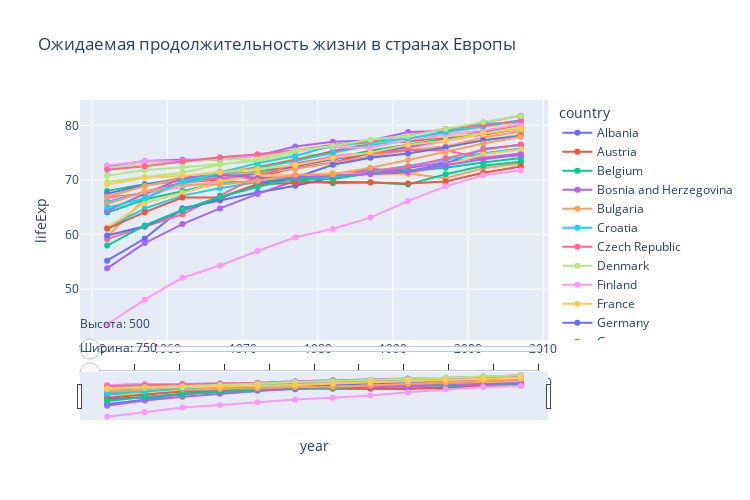

Notebook code cell kept with this figure:
### Code cell
import plotly.express as px
import pandas as pd

# Загрузка данных
data_gapminder = px.data.gapminder()

# Фильтрация данных для Европы
europe_data = data_gapminder[data_gapminder['continent'] == 'Europe']

## 1. Построение базового графика
fig = px.line(
    europe_data,
    x="year",
    y="lifeExp",
    color="country",
    markers=True,
    title="Ожидаемая продолжительность жизни в странах Европы",
    height=500,
    width=750,
    custom_data=['pop', 'gdpPercap', 'country']  # Добавляем дополнительные данные для всплывающего окна
)

## 2. Добавление слайдеров для регулировки размеров
fig.update_layout(
    sliders=[
        # Слайдер для высоты
        {
            'active': 0,
            'currentvalue': {'prefix': 'Высота: '},
            'steps': [{'args': [{'height': h}],
                      'label': str(h),
                      'method': 'relayout'} 
                      for h in range(500, 1050, 50)],
            'y': 0.2
        },
        # Слайдер для ширины
        {
            'active': 0,
            'currentvalue': {'prefix': 'Ширина: '},
            'steps': [{'args': [{'width': w}],
                      'label': str(w),
                      'method': 'relayout'} 
                      for w in range(750, 1550, 50)],
            'y': 0.1
        }
    ]
)

## 3. Добавление слайдеров и кнопок для выбора периода
fig.update_layout(
    xaxis={
        'rangeselector': {
            'buttons': [
                # 5 полных лет
                {
                    'count': 5,
                    'label': '5Y',
                    'step': 'year',
                    'stepmode': 'backward'
                },
                # 5 лет до текущей даты
                {
                    'count': 5,
                    'label': '5YTD',
                    'step': 'year',
                    'stepmode': 'todate'
                },
                # 10 полных лет
                {
                    'count': 10,
                    'label': '10Y',
                    'step': 'year',
                    'stepmode': 'backward'
                },
                # 10 лет до текущей даты
                {
                    'count': 10,
                    'label': '10YTD',
                    'step': 'year',
                    'stepmode': 'todate'
                },
                # 25 полных лет
                {
                    'count': 25,
                    'label': '25Y',
                    'step': 'year',
                    'stepmode': 'backward'
                },
                # 25 лет до текущей даты
                {
                    'count': 25,
                    'label': '25YTD',
                    'step': 'year',
                    'stepmode': 'todate'
                },
                # Полный диапазон
                {
                    'label': 'All',
                    'step': 'all'
                }
            ]
        },
        'rangeslider': {'visible': True}
    }
)

## 4. Настройка всплывающего окна
fig.update_traces(
    hovertemplate="<b>Year</b>: %{x}<br>" +
                  "<b>Life Expectancy</b>: %{y:.2f}<br>" +
                  "<i>Population</i>: %{customdata[0]}<br>" +
                  "<i>GDP per Capita</i>: %{customdata[1]:.2f}<br>" +
                  "<extra>%{customdata[2]}</extra>"
)

## 5. Добавление линий проекций
fig.update_xaxes(
    showspikes=True,
    spikecolor="grey",
    spikesnap="cursor",
    spikemode="toaxis",
    spikedash="dot"
)

fig.update_yaxes(
    showspikes=True,
    spikecolor="grey",
    spikesnap="data",
    spikemode="toaxis",
    spikedash="dot"
)

fig.show()

### Figure 1 — Plotly figure (JSON) as saved in the notebook; plotly's stock layout.template omitted (floating-point values rounded to 4 significant figures)
{"data": [{"customdata": [[1282697, 1601.0, "Albania"], [1476505, 1942.0, "Albania"], [1728137, 2313.0, "Albania"], [1984060, 2760.0, "Albania"], [2263554, 3313.0, "Albania"], [2509048, 3533.0, "Albania"], [2780097, 3631.0, "Albania"], [3075321, 3739.0, "Albania"], [3326498, 2497.0, "Albania"], [3428038, 3193.0, "Albania"], [3508512, 4604.0, "Albania"], [3600523, 5937.0, "Albania"]], "hovertemplate": "<b>Year</b>: %{x}<br><b>Life Expectancy</b>: %{y:.2f}<br><i>Population</i>: %{customdata[0]}<br><i>GDP per Capita</i>: %{customdata[1]:.2f}<br><extra>%{customdata[2]}</extra>", "legendgroup": "Albania", "line": {"color": "#636efa", "dash": "solid"}, "marker": {"symbol": "circle"}, "mode": "lines+markers", "name": "Albania", "orientation": "v", "showlegend": true, "type": "scatter", "x": [1952, 1957, 1962, 1967, 1972, 1977, 1982, 1987, 1992, 1997, 2002, 2007], "xaxis": "x", "y": [55.23, 59.28, 64.82, 66.22, 67.69, 68.93, 70.42, 72.0, 71.58, 72.95, 75.65, 76.42], "yaxis": "y"}, {"customdata": [[6927772, 6137.0, "Austria"], [6965860, 8843.0, "Austria"], [7129864, 10750.0, "Austria"], [7376998, 12830.0, "Austria"], [7544201, 16660.0, "Austria"], [7568430, 19750.0, "Austria"], [7574613, 21600.0, "Austria"], [7578903, 23690.0, "Austria"], [7914969, 27040.0, "Austria"], [8069876, 29100.0, "Austria"], [8148312, 32420.0, "Austria"], [8199783, 36130.0, "Austria"]], "hovertemplate": "<b>Year</b>: %{x}<br><b>Life Expectancy</b>: %{y:.2f}<br><i>Population</i>: %{customdata[0]}<br><i>GDP per Capita</i>: %{customdata[1]:.2f}<br><extra>%{customdata[2]}</extra>", "legendgroup": "Austria", "line": {"color": "#EF553B", "dash": "solid"}, "marker": {"symbol": "circle"}, "mode": "lines+markers", "name": "Austria", "orientation": "v", "showlegend": true, "type": "scatter", "x": [1952, 1957, 1962, 1967, 1972, 1977, 1982, 1987, 1992, 1997, 2002, 2007], "xaxis": "x", "y": [66.8, 67.48, 69.54, 70.14, 70.63, 72.17, 73.18, 74.94, 76.04, 77.51, 78.98, 79.83], "yaxis": "y"}, {"customdata": [[8730405, 8343.0, "Belgium"], [8989111, 9715.0, "Belgium"], [9218400, 10990.0, "Belgium"], [9556500, 13150.0, "Belgium"], [9709100, 16670.0, "Belgium"], [9821800, 19120.0, "Belgium"], [9856303, 20980.0, "Belgium"], [9870200, 22530.0, "Belgium"], [10045622, 25580.0, "Belgium"], [10199787, 27560.0, "Belgium"], [10311970, 30490.0, "Belgium"], [10392226, 33690.0, "Belgium"]], "hovertemplate": "<b>Year</b>: %{x}<br><b>Life Expectancy</b>: %{y:.2f}<br><i>Population</i>: %{customdata[0]}<br><i>GDP per Capita</i>: %{customdata[1]:.2f}<br><extra>%{customdata[2]}</extra>", "legendgroup": "Belgium", "line": {"color": "#00cc96", "dash": "solid"}, "marker": {"symbol": "circle"}, "mode": "lines+markers", "name": "Belgium", "orientation": "v", "showlegend": true, "type": "scatter", "x": [1952, 1957, 1962, 1967, 1972, 1977, 1982, 1987, 1992, 1997, 2002, 2007], "xaxis": "x", "y": [68.0, 69.24, 70.25, 70.94, 71.44, 72.8, 73.93, 75.35, 76.46, 77.53, 78.32, 79.44], "yaxis": "y"}, {"customdata": [[2791000, 973.5, "Bosnia and Herzegovina"], [3076000, 1354.0, "Bosnia and Herzegovina"], [3349000, 1710.0, "Bosnia and Herzegovina"], [3585000, 2172.0, "Bosnia and Herzegovina"], [3819000, 2860.0, "Bosnia and Herzegovina"], [4086000, 3528.0, "Bosnia and Herzegovina"], [4172693, 4127.0, "Bosnia and Herzegovina"], [4338977, 4314.0, "Bosnia and Herzegovina"], [4256013, 2547.0, "Bosnia and Herzegovina"], [3607000, 4766.0, "Bosnia and Herzegovina"], [4165416, 6019.0, "Bosnia and Herzegovina"], [4552198, 7446.0, "Bosnia and Herzegovina"]], "hovertemplate": "<b>Year</b>: %{x}<br><b>Life Expectancy</b>: %{y:.2f}<br><i>Population</i>: %{customdata[0]}<br><i>GDP per Capita</i>: %{customdata[1]:.2f}<br><extra>%{customdata[2]}</extra>", "legendgroup": "Bosnia and Herzegovina", "line": {"color": "#ab63fa", "dash": "solid"}, "marker": {"symbol": "circle"}, "mode": "lines+markers", "name": "Bosnia and Herzegovina", "orientation": "v", "showlegend": true, "type": "scatter", "x": [1952, 1957, 1962, 1967, 1972, 1977, 1982, 1987, 1992, 1997, 2002, 2007], "xaxis": "x", "y": [53.82, 58.45, 61.93, 64.79, 67.45, 69.86, 70.69, 71.14, 72.18, 73.24, 74.09, 74.85], "yaxis": "y"}, {"customdata": [[7274900, 2444.0, "Bulgaria"], [7651254, 3009.0, "Bulgaria"], [8012946, 4254.0, "Bulgaria"], [8310226, 5577.0, "Bulgaria"], [8576200, 6597.0, "Bulgaria"], [8797022, 7612.0, "Bulgaria"], [8892098, 8224.0, "Bulgaria"], [8971958, 8240.0, "Bulgaria"], [8658506, 6303.0, "Bulgaria"], [8066057, 5970.0, "Bulgaria"], [7661799, 7697.0, "Bulgaria"], [7322858, 10680.0, "Bulgaria"]], "hovertemplate": "<b>Year</b>: %{x}<br><b>Life Expectancy</b>: %{y:.2f}<br><i>Population</i>: %{customdata[0]}<br><i>GDP per Capita</i>: %{customdata[1]:.2f}<br><extra>%{customdata[2]}</extra>", "legendgroup": "Bulgaria", "line": {"color": "#FFA15A", "dash": "solid"}, "marker": {"symbol": "circle"}, "mode": "lines+markers", "name": "Bulgaria", "orientation": "v", "showlegend": true, "type": "scatter", "x": [1952, 1957, 1962, 1967, 1972, 1977, 1982, 1987, 1992, 1997, 2002, 2007], "xaxis": "x", "y": [59.6, 66.61, 69.51, 70.42, 70.9, 70.81, 71.08, 71.34, 71.19, 70.32, 72.14, 73.0], "yaxis": "y"}, {"customdata": [[3882229, 3119.0, "Croatia"], [3991242, 4338.0, "Croatia"], [4076557, 5478.0, "Croatia"], [4174366, 6960.0, "Croatia"], [4225310, 9164.0, "Croatia"], [4318673, 11310.0, "Croatia"], [4413368, 13220.0, "Croatia"], [4484310, 13820.0, "Croatia"], [4494013, 8448.0, "Croatia"], [4444595, 9876.0, "Croatia"], [4481020, 11630.0, "Croatia"], [4493312, 14620.0, "Croatia"]], "hovertemplate": "<b>Year</b>: %{x}<br><b>Life Expectancy</b>: %{y:.2f}<br><i>Population</i>: %{customdata[0]}<br><i>GDP per Capita</i>: %{customdata[1]:.2f}<br><extra>%{customdata[2]}</extra>", "legendgroup": "Croatia", "line": {"color": "#19d3f3", "dash": "solid"}, "marker": {"symbol": "circle"}, "mode": "lines+markers", "name": "Croatia", "orientation": "v", "showlegend": true, "type": "scatter", "x": [1952, 1957, 1962, 1967, 1972, 1977, 1982, 1987, 1992, 1997, 2002, 2007], "xaxis": "x", "y": [61.21, 64.77, 67.13, 68.5, 69.61, 70.64, 70.46, 71.52, 72.53, 73.68, 74.88, 75.75], "yaxis": "y"}, {"customdata": [[9125183, 6876.0, "Czech Republic"], [9513758, 8256.0, "Czech Republic"], [9620282, 10140.0, "Czech Republic"], [9835109, 11400.0, "Czech Republic"], [9862158, 13110.0, "Czech Republic"], [10161915, 14800.0, "Czech Republic"], [10303704, 15380.0, "Czech Republic"], [10311597, 16310.0, "Czech Republic"], [10315702, 14300.0, "Czech Republic"], [10300707, 16050.0, "Czech Republic"], [10256295, 17600.0, "Czech Republic"], [10228744, 22830.0, "Czech Republic"]], "hovertemplate": "<b>Year</b>: %{x}<br><b>Life Expectancy</b>: %{y:.2f}<br><i>Population</i>: %{customdata[0]}<br><i>GDP per Capita</i>: %{customdata[1]:.2f}<br><extra>%{customdata[2]}</extra>", "legendgroup": "Czech Republic", "line": {"color": "#FF6692", "dash": "solid"}, "marker": {"symbol": "circle"}, "mode": "lines+markers", "name": "Czech Republic", "orientation": "v", "showlegend": true, "type": "scatter", "x": [1952, 1957, 1962, 1967, 1972, 1977, 1982, 1987, 1992, 1997, 2002, 2007], "xaxis": "x", "y": [66.87, 69.03, 69.9, 70.38, 70.29, 70.71, 70.96, 71.58, 72.4, 74.01, 75.51, 76.49], "yaxis": "y"}, {"customdata": [[4334000, 9692.0, "Denmark"], [4487831, 11100.0, "Denmark"], [4646899, 13580.0, "Denmark"], [4838800, 15940.0, "Denmark"], [4991596, 18870.0, "Denmark"], [5088419, 20420.0, "Denmark"], [5117810, 21690.0, "Denmark"], [5127024, 25120.0, "Denmark"], [5171393, 26410.0, "Denmark"], [5283663, 29800.0, "Denmark"], [5374693, 32170.0, "Denmark"], [5468120, 35280.0, "Denmark"]], "hovertemplate": "<b>Year</b>: %{x}<br><b>Life Expectancy</b>: %{y:.2f}<br><i>Population</i>: %{customdata[0]}<br><i>GDP per Capita</i>: %{customdata[1]:.2f}<br><extra>%{customdata[2]}</extra>", "legendgroup": "Denmark", "line": {"color": "#B6E880", "dash": "solid"}, "marker": {"symbol": "circle"}, "mode": "lines+markers", "name": "Denmark", "orientation": "v", "showlegend": true, "type": "scatter", "x": [1952, 1957, 1962, 1967, 1972, 1977, 1982, 1987, 1992, 1997, 2002, 2007], "xaxis": "x", "y": [70.78, 71.81, 72.35, 72.96, 73.47, 74.69, 74.63, 74.8, 75.33, 76.11, 77.18, 78.33], "yaxis": "y"}, {"customdata": [[4090500, 6425.0, "Finland"], [4324000, 7545.0, "Finland"], [4491443, 9372.0, "Finland"], [4605744, 10920.0, "Finland"], [4639657, 14360.0, "Finland"], [4738902, 15610.0, "Finland"], [4826933, 18530.0, "Finland"], [4931729, 21140.0, "Finland"], [5041039, 20650.0, "Finland"], [5134406, 23720.0, "Finland"], [5193039, 28200.0, "Finland"], [5238460, 33210.0, "Finland"]], "hovertemplate": "<b>Year</b>: %{x}<br><b>Life Expectancy</b>: %{y:.2f}<br><i>Population</i>: %{customdata[0]}<br><i>GDP per Capita</i>: %{customdata[1]:.2f}<br><extra>%{customdata[2]}</extra>", "legendgroup": "Finland", "line": {"color": "#FF97FF", "dash": "solid"}, "marker": {"symbol": "circle"}, "mode": "lines+markers", "name": "Finland", "orientation": "v", "showlegend": true, "type": "scatter", "x": [1952, 1957, 1962, 1967, 1972, 1977, 1982, 1987, 1992, 1997, 2002, 2007], "xaxis": "x", "y": [66.55, 67.49, 68.75, 69.83, 70.87, 72.52, 74.55, 74.83, 75.7, 77.13, 78.37, 79.31], "yaxis": "y"}, {"customdata": [[42459667, 7030.0, "France"], [44310863, 8663.0, "France"], [47124000, 10560.0, "France"], [49569000, 13000.0, "France"], [51732000, 16110.0, "France"], [53165019, 18290.0, "France"], [54433565, 20290.0, "France"], [55630100, 22070.0, "France"], [57374179, 24700.0, "France"], [58623428, 25890.0, "France"], [59925035, 28930.0, "France"], [61083916, 30470.0, "France"]], "hovertemplate": "<b>Year</b>: %{x}<br><b>Life Expectancy</b>: %{y:.2f}<br><i>Population</i>: %{customdata[0]}<br><i>GDP per Capita</i>: %{customdata[1]:.2f}<br><extra>%{customdata[2]}</extra>", "legendgroup": "France", "line": {"color": "#FECB52", "dash": "solid"}, "marker": {"symbol": "circle"}, "mode": "lines+markers", "name": "France", "orientation": "v", "showlegend": true, "type": "scatter", "x": [1952, 1957, 1962, 1967, 1972, 1977, 1982, 1987, 1992, 1997, 2002, 2007], "xaxis": "x", "y": [67.41, 68.93, 70.51, 71.55, 72.38, 73.83, 74.89, 76.34, 77.46, 78.64, 79.59, 80.66], "yaxis": "y"}, {"customdata": [[69145952, 7144.0, "Germany"], [71019069, 10190.0, "Germany"], [73739117, 12900.0, "Germany"], [76368453, 14750.0, "Germany"], [78717088, 18020.0, "Germany"], [78160773, 20510.0, "Germany"], [78335266, 22030.0, "Germany"], [77718298, 24640.0, "Germany"], [80597764, 26510.0, "Germany"], [82011073, 27790.0, "Germany"], [82350671, 30040.0, "Germany"], [82400996, 32170.0, "Germany"]], "hovertemplate": "<b>Year</b>: %{x}<br><b>Life Expectancy</b>: %{y:.2f}<br><i>Population</i>: %{customdata[0]}<br><i>GDP per Capita</i>: %{customdata[1]:.2f}<br><extra>%{customdata[2]}</extra>", "legendgroup": "Germany", "line": {"color": "#636efa", "dash": "solid"}, "marker": {"symbol": "circle"}, "mode": "lines+markers", "name": "Germany", "orientation": "v", "showlegend": true, "type": "scatter", "x": [1952, 1957, 1962, 1967, 1972, 1977, 1982, 1987, 1992, 1997, 2002, 2007], "xaxis": "x", "y": [67.5, 69.1, 70.3, 70.8, 71.0, 72.5, 73.8, 74.85, 76.07, 77.34, 78.67, 79.41], "yaxis": "y"}, {"customdata": [[7733250, 3531.0, "Greece"], [8096218, 4916.0, "Greece"], [8448233, 6017.0, "Greece"], [8716441, 8513.0, "Greece"], [8888628, 12720.0, "Greece"], [9308479, 14200.0, "Greece"], [9786480, 15270.0, "Greece"], [9974490, 16120.0, "Greece"], [10325429, 17540.0, "Greece"], [10502372, 18750.0, "Greece"], [10603863, 22510.0, "Greece"], [10706290, 27540.0, "Greece"]], "hovertemplate": "<b>Year</b>: %{x}<br><b>Life Expectancy</b>: %{y:.2f}<br><i>Population</i>: %{customdata[0]}<br><i>GDP per Capita</i>: %{customdata[1]:.2f}<br><extra>%{customdata[2]}</extra>", "legendgroup": "Greece", "line": {"color": "#EF553B", "dash": "solid"}, "marker": {"symbol": "circle"}, "mode": "lines+markers", "name": "Greece", "orientation": "v", "showlegend": true, "type": "scatter", "x": [1952, 1957, 1962, 1967, 1972, 1977, 1982, 1987, 1992, 1997, 2002, 2007], "xaxis": "x", "y": [65.86, 67.86, 69.51, 71.0, 72.34, 73.68, 75.24, 76.67, 77.03, 77.87, 78.26, 79.48], "yaxis": "y"}, {"customdata": [[9504000, 5264.0, "Hungary"], [9839000, 6040.0, "Hungary"], [10063000, 7550.0, "Hungary"], [10223422, 9327.0, "Hungary"], [10394091, 10170.0, "Hungary"], [10637171, 11670.0, "Hungary"], [10705535, 12550.0, "Hungary"], [10612740, 12990.0, "Hungary"], [10348684, 10540.0, "Hungary"], [10244684, 11710.0, "Hungary"], [10083313, 14840.0, "Hungary"], [9956108, 18010.0, "Hungary"]], "hovertemplate": "<b>Year</b>: %{x}<br><b>Life Expectancy</b>: %{y:.2f}<br><i>Population</i>: %{customdata[0]}<br><i>GDP per Capita</i>: %{customdata[1]:.2f}<br><extra>%{customdata[2]}</extra>", "legendgroup": "Hungary", "line": {"color": "#00cc96", "dash": "solid"}, "marker": {"symbol": "circle"}, "mode": "lines+markers", "name": "Hungary", "orientation": "v", "showlegend": true, "type": "scatter", "x": [1952, 1957, 1962, 1967, 1972, 1977, 1982, 1987, 1992, 1997, 2002, 2007], "xaxis": "x", "y": [64.03, 66.41, 67.96, 69.5, 69.76, 69.95, 69.39, 69.58, 69.17, 71.04, 72.59, 73.34], "yaxis": "y"}, {"customdata": [[147962, 7268.0, "Iceland"], [165110, 9244.0, "Iceland"], [182053, 10350.0, "Iceland"], [198676, 13320.0, "Iceland"], [209275, 15800.0, "Iceland"], [221823, 19650.0, "Iceland"], [233997, 23270.0, "Iceland"], [244676, 26920.0, "Iceland"], [259012, 25140.0, "Iceland"], [271192, 28060.0, "Iceland"], [288030, 31160.0, "Iceland"], [301931, 36180.0, "Iceland"]], "hovertemplate": "<b>Year</b>: %{x}<br><b>Life Expectancy</b>: %{y:.2f}<br><i>Population</i>: %{customdata[0]}<br><i>GDP per Capita</i>: %{customdata[1]:.2f}<br><extra>%{customdata[2]}</extra>", "legendgroup": "Iceland", "line": {"color": "#ab63fa", "dash": "solid"}, "marker": {"symbol": "circle"}, "mode": "lines+markers", "name": "Iceland", "orientation": "v", "showlegend": true, "type": "scatter", "x": [1952, 1957, 1962, 1967, 1972, 1977, 1982, 1987, 1992, 1997, 2002, 2007], "xaxis": "x", "y": [72.49, 73.47, 73.68, 73.73, 74.46, 76.11, 76.99, 77.23, 78.77, 78.95, 80.5, 81.76], "yaxis": "y"}, {"customdata": [[2952156, 5210.0, "Ireland"], [2878220, 5599.0, "Ireland"], [2830000, 6632.0, "Ireland"], [2900100, 7656.0, "Ireland"], [3024400, 9531.0, "Ireland"], [3271900, 11150.0, "Ireland"], [3480000, 12620.0, "Ireland"], [3539900, 13870.0, "Ireland"], [3557761, 17560.0, "Ireland"], [3667233, 24520.0, "Ireland"], [3879155, 34080.0, "Ireland"], [4109086, 40680.0, "Ireland"]], "hovertemplate": "<b>Year</b>: %{x}<br><b>Life Expectancy</b>: %{y:.2f}<br><i>Population</i>: %{customdata[0]}<br><i>GDP per Capita</i>: %{customdata[1]:.2f}<br><extra>%{customdata[2]}</extra>", "legendgroup": "Ireland", "line": {"color": "#FFA15A", "dash": "solid"}, "marker": {"symbol": "circle"}, "mode": "lines+markers", "name": "Ireland", "orientation": "v", "showlegend": true, "type": "scatter", "x": [1952, 1957, 1962, 1967, 1972, 1977, 1982, 1987, 1992, 1997, 2002, 2007], "xaxis": "x", "y": [66.91, 68.9, 70.29, 71.08, 71.28, 72.03, 73.1, 74.36, 75.47, 76.12, 77.78, 78.89], "yaxis": "y"}, {"customdata": [[47666000, 4931.0, "Italy"], [49182000, 6249.0, "Italy"], [50843200, 8244.0, "Italy"], [52667100, 10020.0, "Italy"], [54365564, 12270.0, "Italy"], [56059245, 14260.0, "Italy"], [56535636, 16540.0, "Italy"], [56729703, 19210.0, "Italy"], [56840847, 22010.0, "Italy"], [57479469, 24680.0, "Italy"], [57926999, 27970.0, "Italy"], [58147733, 28570.0, "Italy"]], "hovertemplate": "<b>Year</b>: %{x}<br><b>Life Expectancy</b>: %{y:.2f}<br><i>Population</i>: %{customdata[0]}<br><i>GDP per Capita</i>: %{customdata[1]:.2f}<br><extra>%{customdata[2]}</extra>", "legendgroup": "Italy", "line": {"color": "#19d3f3", "dash": "solid"}, "marker": {"symbol": "circle"}, "mode": "lines+markers", "name": "Italy", "orientation": "v", "showlegend": true, "type": "scatter", "x": [1952, 1957, 1962, 1967, 1972, 1977, 1982, 1987, 1992, 1997, 2002, 2007], "xaxis": "x", "y": [65.94, 67.81, 69.24, 71.06, 72.19, 73.48, 74.98, 76.42, 77.44, 78.82, 80.24, 80.55], "yaxis": "y"}, {"customdata": [[413834, 2648.0, "Montenegro"], [442829, 3682.0, "Montenegro"], [474528, 4650.0, "Montenegro"], [501035, 5908.0, "Montenegro"], [527678, 7778.0, "Montenegro"], [560073, 9596.0, "Montenegro"], [562548, 11220.0, "Montenegro"], [569473, 11730.0, "Montenegro"], [621621, 7003.0, "Montenegro"], [692651, 6466.0, "Montenegro"], [720230, 6557.0, "Montenegro"], [684736, 9254.0, "Montenegro"]], "hovertemplate": "<b>Year</b>: %{x}<br><b>Life Expectancy</b>: %{y:.2f}<br><i>Population</i>: %{customdata[0]}<br><i>GDP per Capita</i>: %{customdata[1]:.2f}<br><extra>%{customdata[2]}</extra>", "legendgroup": "Montenegro", "line": {"color": "#FF6692", "dash": "solid"}, "marker": {"symbol": "circle"}, "mode": "lines+markers", "name": "Montenegro", "orientation": "v", "showlegend": true, "type": "scatter", "x": [1952, 1957, 1962, 1967, 1972, 1977, 1982, 1987, 1992, 1997, 2002, 2007], "xaxis": "x", "y": [59.16, 61.45, 63.73, 67.18, 70.64, 73.07, 74.1, 74.86, 75.44, 75.44, 73.98, 74.54], "yaxis": "y"}, {"customdata": [[10381988, 8942.0, "Netherlands"], [11026383, 11280.0, "Netherlands"], [11805689, 12790.0, "Netherlands"], [12596822, 15360.0, "Netherlands"], [13329874, 18790.0, "Netherlands"], [13852989, 21210.0, "Netherlands"], [14310401, 21400.0, "Netherlands"], [14665278, 23650.0, "Netherlands"], [15174244, 26790.0, "Netherlands"], [15604464, 30250.0, "Netherlands"], [16122830, 33720.0, "Netherlands"], [16570613, 36800.0, "Netherlands"]], "hovertemplate": "<b>Year</b>: %{x}<br><b>Life Expectancy</b>: %{y:.2f}<br><i>Population</i>: %{customdata[0]}<br><i>GDP per Capita</i>: %{customdata[1]:.2f}<br><extra>%{customdata[2]}</extra>", "legendgroup": "Netherlands", "line": {"color": "#B6E880", "dash": "solid"}, "marker": {"symbol": "circle"}, "mode": "lines+markers", "name": "Netherlands", "orientation": "v", "showlegend": true, "type": "scatter", "x": [1952, 1957, 1962, 1967, 1972, 1977, 1982, 1987, 1992, 1997, 2002, 2007], "xaxis": "x", "y": [72.13, 72.99, 73.23, 73.82, 73.75, 75.24, 76.05, 76.83, 77.42, 78.03, 78.53, 79.76], "yaxis": "y"}, {"customdata": [[3327728, 10100.0, "Norway"], [3491938, 11650.0, "Norway"], [3638919, 13450.0, "Norway"], [3786019, 16360.0, "Norway"], [3933004, 18970.0, "Norway"], [4043205, 23310.0, "Norway"], [4114787, 26300.0, "Norway"], [4186147, 31540.0, "Norway"], [4286357, 33970.0, "Norway"], [4405672, 41280.0, "Norway"], [4535591, 44680.0, "Norway"], [4627926, 49360.0, "Norway"]], "hovertemplate": "<b>Year</b>: %{x}<br><b>Life Expectancy</b>: %{y:.2f}<br><i>Population</i>: %{customdata[0]}<br><i>GDP per Capita</i>: %{customdata[1]:.2f}<br><extra>%{customdata[2]}</extra>", "legendgroup": "Norway", "line": {"color": "#FF97FF", "dash": "solid"}, "marker": {"symbol": "circle"}, "mode": "lines+markers", "name": "Norway", "orientation": "v", "showlegend": true, "type": "scatter", "x": [1952, 1957, 1962, 1967, 1972, 1977, 1982, 1987, 1992, 1997, 2002, 2007], "xaxis": "x", "y": [72.67, 73.44, 73.47, 74.08, 74.34, 75.37, 75.97, 75.89, 77.32, 78.32, 79.05, 80.2], "yaxis": "y"}, {"customdata": [[25730551, 4029.0, "Poland"], [28235346, 4734.0, "Poland"], [30329617, 5339.0, "Poland"], [31785378, 6557.0, "Poland"], [33039545, 8007.0, "Poland"], [34621254, 9508.0, "Poland"], [36227381, 8452.0, "Poland"], [37740710, 9082.0, "Poland"], [38370697, 7739.0, "Poland"], [38654957, 10160.0, "Poland"], [38625976, 12000.0, "Poland"], [38518241, 15390.0, "Poland"]], "hovertemplate": "<b>Year</b>: %{x}<br><b>Life Expectancy</b>: %{y:.2f}<br><i>Population</i>: %{customdata[0]}<br><i>GDP per Capita</i>: %{customdata[1]:.2f}<br><extra>%{customdata[2]}</extra>", "legendgroup": "Poland", "line": {"color": "#FECB52", "dash": "solid"}, "marker": {"symbol": "circle"}, "mode": "lines+markers", "name": "Poland", "orientation": "v", "showlegend": true, "type": "scatter", "x": [1952, 1957, 1962, 1967, 1972, 1977, 1982, 1987, 1992, 1997, 2002, 2007], "xaxis": "x", "y": [61.31, 65.77, 67.64, 69.61, 70.85, 70.67, 71.32, 70.98, 70.99, 72.75, 74.67, 75.56], "yaxis": "y"}, {"customdata": [[8526050, 3068.0, "Portugal"], [8817650, 3775.0, "Portugal"], [9019800, 4728.0, "Portugal"], [9103000, 6362.0, "Portugal"], [8970450, 9022.0, "Portugal"], [9662600, 10170.0, "Portugal"], [9859650, 11750.0, "Portugal"], [9915289, 13040.0, "Portugal"], [9927680, 16210.0, "Portugal"], [10156415, 17640.0, "Portugal"], [10433867, 19970.0, "Portugal"], [10642836, 20510.0, "Portugal"]], "hovertemplate": "<b>Year</b>: %{x}<br><b>Life Expectancy</b>: %{y:.2f}<br><i>Population</i>: %{customdata[0]}<br><i>GDP per Capita</i>: %{customdata[1]:.2f}<br><extra>%{customdata[2]}</extra>", "legendgroup": "Portugal", "line": {"color": "#636efa", "dash": "solid"}, "marker": {"symbol": "circle"}, "mode": "lines+markers", "name": "Portugal", "orientation": "v", "showlegend": true, "type": "scatter", "x": [1952, 1957, 1962, 1967, 1972, 1977, 1982, 1987, 1992, 1997, 2002, 2007], "xaxis": "x", "y": [59.82, 61.51, 64.39, 66.6, 69.26, 70.41, 72.77, 74.06, 74.86, 75.97, 77.29, 78.1], "yaxis": "y"}, {"customdata": [[16630000, 3145.0, "Romania"], [17829327, 3943.0, "Romania"], [18680721, 4735.0, "Romania"], [19284814, 6471.0, "Romania"], [20662648, 8011.0, "Romania"], [21658597, 9356.0, "Romania"], [22356726, 9605.0, "Romania"], [22686371, 9696.0, "Romania"], [22797027, 6598.0, "Romania"], [22562458, 7347.0, "Romania"], [22404337, 7885.0, "Romania"], [22276056, 10810.0, "Romania"]], "hovertemplate": "<b>Year</b>: %{x}<br><b>Life Expectancy</b>: %{y:.2f}<br><i>Population</i>: %{customdata[0]}<br><i>GDP per Capita</i>: %{customdata[1]:.2f}<br><extra>%{customdata[2]}</extra>", "legendgroup": "Romania", "line": {"color": "#EF553B", "dash": "solid"}, "marker": {"symbol": "circle"}, "mode": "lines+markers", "name": "Romania", "orientation": "v", "showlegend": true, "type": "scatter", "x": [1952, 1957, 1962, 1967, 1972, 1977, 1982, 1987, 1992, 1997, 2002, 2007], "xaxis": "x", "y": [61.05, 64.1, 66.8, 66.8, 69.21, 69.46, 69.66, 69.53, 69.36, 69.72, 71.32, 72.48], "yaxis": "y"}, {"customdata": [[6860147, 3581.0, "Serbia"], [7271135, 4981.0, "Serbia"], [7616060, 6290.0, "Serbia"], [7971222, 7992.0, "Serbia"], [8313288, 10520.0, "Serbia"], [8686367, 12980.0, "Serbia"], [9032824, 15180.0, "Serbia"], [9230783, 15870.0, "Serbia"], [9826397, 9325.0, "Serbia"], [10336594, 7914.0, "Serbia"], [10111559, 7236.0, "Serbia"], [10150265, 9787.0, "Serbia"]], "hovertemplate": "<b>Year</b>: %{x}<br><b>Life Expectancy</b>: %{y:.2f}<br><i>Population</i>: %{customdata[0]}<br><i>GDP per Capita</i>: %{customdata[1]:.2f}<br><extra>%{customdata[2]}</extra>", "legendgroup": "Serbia", "line": {"color": "#00cc96", "dash": "solid"}, "marker": {"symbol": "circle"}, "mode": "lines+markers", "name": "Serbia", "orientation": "v", "showlegend": true, "type": "scatter", "x": [1952, 1957, 1962, 1967, 1972, 1977, 1982, 1987, 1992, 1997, 2002, 2007], "xaxis": "x", "y": [58.0, 61.69, 64.53, 66.91, 68.7, 70.3, 70.16, 71.22, 71.66, 72.23, 73.21, 74.0], "yaxis": "y"}, {"customdata": [[3558137, 5075.0, "Slovak Republic"], [3844277, 6093.0, "Slovak Republic"], [4237384, 7481.0, "Slovak Republic"], [4442238, 8413.0, "Slovak Republic"], [4593433, 9674.0, "Slovak Republic"], [4827803, 10920.0, "Slovak Republic"], [5048043, 11350.0, "Slovak Republic"], [5199318, 12040.0, "Slovak Republic"], [5302888, 9498.0, "Slovak Republic"], [5383010, 12130.0, "Slovak Republic"], [5410052, 13640.0, "Slovak Republic"], [5447502, 18680.0, "Slovak Republic"]], "hovertemplate": "<b>Year</b>: %{x}<br><b>Life Expectancy</b>: %{y:.2f}<br><i>Population</i>: %{customdata[0]}<br><i>GDP per Capita</i>: %{customdata[1]:.2f}<br><extra>%{customdata[2]}</extra>", "legendgroup": "Slovak Republic", "line": {"color": "#ab63fa", "dash": "solid"}, "marker": {"symbol": "circle"}, "mode": "lines+markers", "name": "Slovak Republic", "orientation": "v", "showlegend": true, "type": "scatter", "x": [1952, 1957, 1962, 1967, 1972, 1977, 1982, 1987, 1992, 1997, 2002, 2007], "xaxis": "x", "y": [64.36, 67.45, 70.33, 70.98, 70.35, 70.45, 70.8, 71.08, 71.38, 72.71, 73.8, 74.66], "yaxis": "y"}, {"customdata": [[1489518, 4215.0, "Slovenia"], [1533070, 5862.0, "Slovenia"], [1582962, 7402.0, "Slovenia"], [1646912, 9405.0, "Slovenia"], [1694510, 12380.0, "Slovenia"], [1746919, 15280.0, "Slovenia"], [1861252, 17870.0, "Slovenia"], [1945870, 18680.0, "Slovenia"], [1999210, 14210.0, "Slovenia"], [2011612, 17160.0, "Slovenia"], [2011497, 20660.0, "Slovenia"], [2009245, 25770.0, "Slovenia"]], "hovertemplate": "<b>Year</b>: %{x}<br><b>Life Expectancy</b>: %{y:.2f}<br><i>Population</i>: %{customdata[0]}<br><i>GDP per Capita</i>: %{customdata[1]:.2f}<br><extra>%{customdata[2]}</extra>", "legendgroup": "Slovenia", "line": {"color": "#FFA15A", "dash": "solid"}, "marker": {"symbol": "circle"}, "mode": "lines+markers", "name": "Slovenia", "orientation": "v", "showlegend": true, "type": "scatter", "x": [1952, 1957, 1962, 1967, 1972, 1977, 1982, 1987, 1992, 1997, 2002, 2007], "xaxis": "x", "y": [65.57, 67.85, 69.15, 69.18, 69.82, 70.97, 71.06, 72.25, 73.64, 75.13, 76.66, 77.93], "yaxis": "y"}, {"customdata": [[28549870, 3834.0, "Spain"], [29841614, 4565.0, "Spain"], [31158061, 5694.0, "Spain"], [32850275, 7994.0, "Spain"], [34513161, 10640.0, "Spain"], [36439000, 13240.0, "Spain"], [37983310, 13930.0, "Spain"], [38880702, 15760.0, "Spain"], [39549438, 18600.0, "Spain"], [39855442, 20450.0, "Spain"], [40152517, 24840.0, "Spain"], [40448191, 28820.0, "Spain"]], "hovertemplate": "<b>Year</b>: %{x}<br><b>Life Expectancy</b>: %{y:.2f}<br><i>Population</i>: %{customdata[0]}<br><i>GDP per Capita</i>: %{customdata[1]:.2f}<br><extra>%{customdata[2]}</extra>", "legendgroup": "Spain", "line": {"color": "#19d3f3", "dash": "solid"}, "marker": {"symbol": "circle"}, "mode": "lines+markers", "name": "Spain", "orientation": "v", "showlegend": true, "type": "scatter", "x": [1952, 1957, 1962, 1967, 1972, 1977, 1982, 1987, 1992, 1997, 2002, 2007], "xaxis": "x", "y": [64.94, 66.66, 69.69, 71.44, 73.06, 74.39, 76.3, 76.9, 77.57, 78.77, 79.78, 80.94], "yaxis": "y"}, {"customdata": [[7124673, 8528.0, "Sweden"], [7363802, 9912.0, "Sweden"], [7561588, 12330.0, "Sweden"], [7867931, 15260.0, "Sweden"], [8122293, 17830.0, "Sweden"], [8251648, 18860.0, "Sweden"], [8325260, 20670.0, "Sweden"], [8421403, 23590.0, "Sweden"], [8718867, 23880.0, "Sweden"], [8897619, 25270.0, "Sweden"], [8954175, 29340.0, "Sweden"], [9031088, 33860.0, "Sweden"]], "hovertemplate": "<b>Year</b>: %{x}<br><b>Life Expectancy</b>: %{y:.2f}<br><i>Population</i>: %{customdata[0]}<br><i>GDP per Capita</i>: %{customdata[1]:.2f}<br><extra>%{customdata[2]}</extra>", "legendgroup": "Sweden", "line": {"color": "#FF6692", "dash": "solid"}, "marker": {"symbol": "circle"}, "mode": "lines+markers", "name": "Sweden", "orientation": "v", "showlegend": true, "type": "scatter", "x": [1952, 1957, 1962, 1967, 1972, 1977, 1982, 1987, 1992, 1997, 2002, 2007], "xaxis": "x", "y": [71.86, 72.49, 73.37, 74.16, 74.72, 75.44, 76.42, 77.19, 78.16, 79.39, 80.04, 80.88], "yaxis": "y"}, {"customdata": [[4815000, 14730.0, "Switzerland"], [5126000, 17910.0, "Switzerland"], [5666000, 20430.0, "Switzerland"], [6063000, 22970.0, "Switzerland"], [6401400, 27200.0, "Switzerland"], [6316424, 26980.0, "Switzerland"], [6468126, 28400.0, "Switzerland"], [6649942, 30280.0, "Switzerland"], [6995447, 31870.0, "Switzerland"], [7193761, 32140.0, "Switzerland"], [7361757, 34480.0, "Switzerland"], [7554661, 37510.0, "Switzerland"]], "hovertemplate": "<b>Year</b>: %{x}<br><b>Life Expectancy</b>: %{y:.2f}<br><i>Population</i>: %{customdata[0]}<br><i>GDP per Capita</i>: %{customdata[1]:.2f}<br><extra>%{customdata[2]}</extra>", "legendgroup": "Switzerland", "line": {"color": "#B6E880", "dash": "solid"}, "marker": {"symbol": "circle"}, "mode": "lines+markers", "name": "Switzerland", "orientation": "v", "showlegend": true, "type": "scatter", "x": [1952, 1957, 1962, 1967, 1972, 1977, 1982, 1987, 1992, 1997, 2002, 2007], "xaxis": "x", "y": [69.62, 70.56, 71.32, 72.77, 73.78, 75.39, 76.21, 77.41, 78.03, 79.37, 80.62, 81.7], "yaxis": "y"}, {"customdata": [[22235677, 1969.0, "Turkey"], [25670939, 2219.0, "Turkey"], [29788695, 2323.0, "Turkey"], [33411317, 2826.0, "Turkey"], [37492953, 3451.0, "Turkey"], [42404033, 4269.0, "Turkey"], [47328791, 4241.0, "Turkey"], [52881328, 5089.0, "Turkey"], [58179144, 5678.0, "Turkey"], [63047647, 6601.0, "Turkey"], [67308928, 6508.0, "Turkey"], [71158647, 8458.0, "Turkey"]], "hovertemplate": "<b>Year</b>: %{x}<br><b>Life Expectancy</b>: %{y:.2f}<br><i>Population</i>: %{customdata[0]}<br><i>GDP per Capita</i>: %{customdata[1]:.2f}<br><extra>%{customdata[2]}</extra>", "legendgroup": "Turkey", "line": {"color": "#FF97FF", "dash": "solid"}, "marker": {"symbol": "circle"}, "mode": "lines+markers", "name": "Turkey", "orientation": "v", "showlegend": true, "type": "scatter", "x": [1952, 1957, 1962, 1967, 1972, 1977, 1982, 1987, 1992, 1997, 2002, 2007], "xaxis": "x", "y": [43.59, 48.08, 52.1, 54.34, 57.01, 59.51, 61.04, 63.11, 66.15, 68.83, 70.84, 71.78], "yaxis": "y"}, {"customdata": [[50430000, 9980.0, "United Kingdom"], [51430000, 11280.0, "United Kingdom"], [53292000, 12480.0, "United Kingdom"], [54959000, 14140.0, "United Kingdom"], [56079000, 15900.0, "United Kingdom"], [56179000, 17430.0, "United Kingdom"], [56339704, 18230.0, "United Kingdom"], [56981620, 21660.0, "United Kingdom"], [57866349, 22710.0, "United Kingdom"], [58808266, 26070.0, "United Kingdom"], [59912431, 29480.0, "United Kingdom"], [60776238, 33200.0, "United Kingdom"]], "hovertemplate": "<b>Year</b>: %{x}<br><b>Life Expectancy</b>: %{y:.2f}<br><i>Population</i>: %{customdata[0]}<br><i>GDP per Capita</i>: %{customdata[1]:.2f}<br><extra>%{customdata[2]}</extra>", "legendgroup": "United Kingdom", "line": {"color": "#FECB52", "dash": "solid"}, "marker": {"symbol": "circle"}, "mode": "lines+markers", "name": "United Kingdom", "orientation": "v", "showlegend": true, "type": "scatter", "x": [1952, 1957, 1962, 1967, 1972, 1977, 1982, 1987, 1992, 1997, 2002, 2007], "xaxis": "x", "y": [69.18, 70.42, 70.76, 71.36, 72.01, 72.76, 74.04, 75.01, 76.42, 77.22, 78.47, 79.42], "yaxis": "y"}], "layout": {"height": 500, "legend": {"title": {"text": "country"}, "tracegroupgap": 0}, "sliders": [{"active": 0, "currentvalue": {"prefix": "Высота: "}, "steps": [{"args": [{"height": 500}], "label": "500", "method": "relayout"}, {"args": [{"height": 550}], "label": "550", "method": "relayout"}, {"args": [{"height": 600}], "label": "600", "method": "relayout"}, {"args": [{"height": 650}], "label": "650", "method": "relayout"}, {"args": [{"height": 700}], "label": "700", "method": "relayout"}, {"args": [{"height": 750}], "label": "750", "method": "relayout"}, {"args": [{"height": 800}], "label": "800", "method": "relayout"}, {"args": [{"height": 850}], "label": "850", "method": "relayout"}, {"args": [{"height": 900}], "label": "900", "method": "relayout"}, {"args": [{"height": 950}], "label": "950", "method": "relayout"}, {"args": [{"height": 1000}], "label": "1000", "method": "relayout"}], "y": 0.2}, {"active": 0, "currentvalue": {"prefix": "Ширина: "}, "steps": [{"args": [{"width": 750}], "label": "750", "method": "relayout"}, {"args": [{"width": 800}], "label": "800", "method": "relayout"}, {"args": [{"width": 850}], "label": "850", "method": "relayout"}, {"args": [{"width": 900}], "label": "900", "method": "relayout"}, {"args": [{"width": 950}], "label": "950", "method": "relayout"}, {"args": [{"width": 1000}], "label": "1000", "method": "relayout"}, {"args": [{"width": 1050}], "label": "1050", "method": "relayout"}, {"args": [{"width": 1100}], "label": "1100", "method": "relayout"}, {"args": [{"width": 1150}], "label": "1150", "method": "relayout"}, {"args": [{"width": 1200}], "label": "1200", "method": "relayout"}, {"args": [{"width": 1250}], "label": "1250", "method": "relayout"}, {"args": [{"width": 1300}], "label": "1300", "method": "relayout"}, {"args": [{"width": 1350}], "label": "1350", "method": "relayout"}, {"args": [{"width": 1400}], "label": "1400", "method": "relayout"}, {"args": [{"width": 1450}], "label": "1450", "method": "relayout"}, {"args": [{"width": 1500}], "label": "1500", "method": "relayout"}], "y": 0.1}], "title": {"text": "Ожидаемая продолжительность жизни в странах Европы"}, "width": 750, "xaxis": {"anchor": "y", "domain": [0, 1], "rangeselector": {"buttons": [{"count": 5, "label": "5Y", "step": "year", "stepmode": "backward"}, {"count": 5, "label": "5YTD", "step": "year", "stepmode": "todate"}, {"count": 10, "label": "10Y", "step": "year", "stepmode": "backward"}, {"count": 10, "label": "10YTD", "step": "year", "stepmode": "todate"}, {"count": 25, "label": "25Y", "step": "year", "stepmode": "backward"}, {"count": 25, "label": "25YTD", "step": "year", "stepmode": "todate"}, {"label": "All", "step": "all"}]}, "rangeslider": {"visible": true}, "showspikes": true, "spikecolor": "grey", "spikedash": "dot", "spikemode": "toaxis", "spikesnap": "cursor", "title": {"text": "year"}}, "yaxis": {"anchor": "x", "domain": [0, 1], "showspikes": true, "spikecolor": "grey", "spikedash": "dot", "spikemode": "toaxis", "spikesnap": "data", "title": {"text": "lifeExp"}}}}
